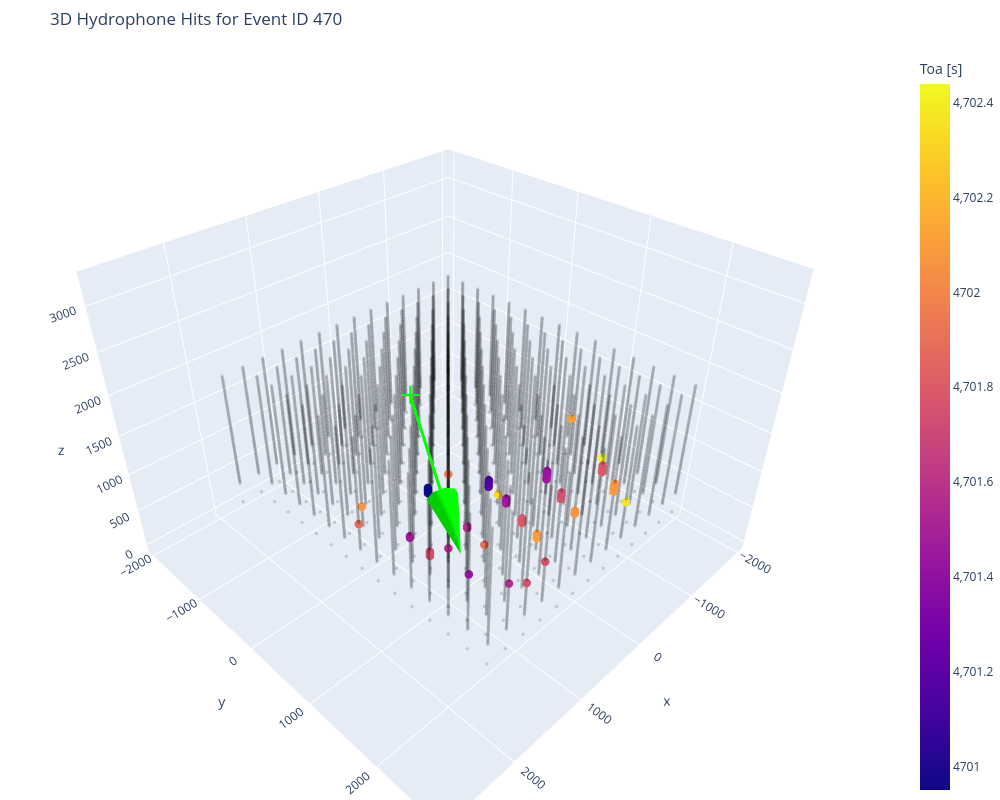

Notebook source saved alongside this figure:
### Code cell
x_demo.plot_event()

### Figure 1 — Plotly figure (JSON) as saved in the notebook; plotly's stock layout.template omitted (floating-point values rounded to 4 significant figures; data arrays with more than 128 entries replaced by an {"elided": "..."} marker saying what was removed)
{"data": [{"marker": {"color": "black", "opacity": 0.15, "size": 2}, "mode": "markers", "type": "scatter3d", "x": {"elided": "14828 float values"}, "y": {"elided": "14828 float values"}, "z": {"elided": "14828 float values"}}, {"marker": {"color": {"elided": "857 float values"}, "colorbar": {"title": {"text": "Toa [s]"}}, "colorscale": [[0, "#0d0887"], [0.1111, "#46039f"], [0.2222, "#7201a8"], [0.3333, "#9c179e"], [0.4444, "#bd3786"], [0.5556, "#d8576b"], [0.6667, "#ed7953"], [0.7778, "#fb9f3a"], [0.8889, "#fdca26"], [1, "#f0f921"]], "size": 5}, "mode": "markers", "type": "scatter3d", "x": {"elided": "857 float values"}, "y": {"elided": "857 float values"}, "z": {"elided": "857 float values"}}, {"marker": {"color": "lime", "size": 10, "symbol": "cross"}, "mode": "markers", "type": "scatter3d", "x": [1844.0], "y": [1390.0], "z": [3068.0]}, {"line": {"color": "lime", "width": 6}, "mode": "lines", "type": "scatter3d", "x": [1844.0, 2294.0], "y": [1390.0, 2224.0], "z": [3068.0, 2751.0]}, {"anchor": "tail", "colorscale": [[0, "lime"], [1, "lime"]], "showscale": false, "sizemode": "absolute", "sizeref": 500, "type": "cone", "u": [0.4505], "v": [0.8345], "w": [-0.3173], "x": [2294.0], "y": [2224.0], "z": [2751.0]}], "layout": {"height": 800, "margin": {"b": 0, "l": 0, "r": 0, "t": 50}, "showlegend": false, "title": {"text": "3D Hydrophone Hits for Event ID 470"}, "width": 1000}}
